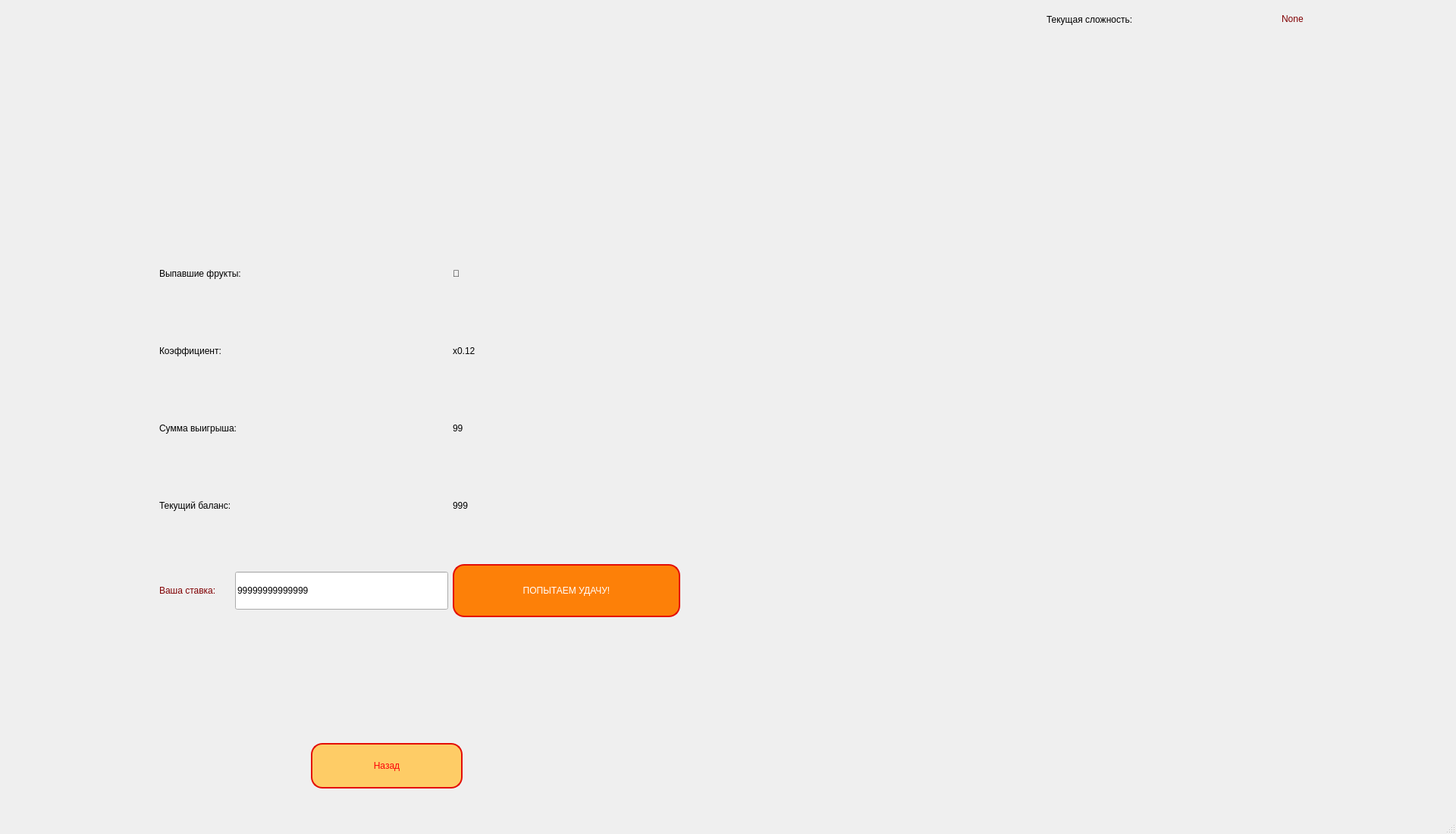
<?xml version="1.0" encoding="UTF-8"?>
<ui version="4.0">
 <class>SlotWindow</class>
 <widget class="QMainWindow" name="SlotWindow">
  <property name="geometry">
   <rect>
    <x>0</x>
    <y>0</y>
    <width>1920</width>
    <height>1100</height>
   </rect>
  </property>
  <property name="windowTitle">
   <string>Слоты</string>
  </property>
  <widget class="QWidget" name="centralwidget">
   <widget class="QPushButton" name="go_back">
    <property name="enabled">
     <bool>true</bool>
    </property>
    <property name="geometry">
     <rect>
      <x>410</x>
      <y>980</y>
      <width>200</width>
      <height>60</height>
     </rect>
    </property>
    <property name="sizePolicy">
     <sizepolicy hsizetype="Minimum" vsizetype="Fixed">
      <horstretch>0</horstretch>
      <verstretch>0</verstretch>
     </sizepolicy>
    </property>
    <property name="minimumSize">
     <size>
      <width>0</width>
      <height>60</height>
     </size>
    </property>
    <property name="maximumSize">
     <size>
      <width>200</width>
      <height>16777215</height>
     </size>
    </property>
    <property name="cursor">
     <cursorShape>PointingHandCursor</cursorShape>
    </property>
    <property name="layoutDirection">
     <enum>Qt::LeftToRight</enum>
    </property>
    <property name="styleSheet">
     <string notr="true">QPushButton {
	font: 75 30pt &quot;Courier&quot;;
color: rgb(252, 1, 7);
background-color: rgb(254, 204, 102);
border-radius: 15px;
border: 2px solid rgb(228, 13, 5);
}

QPushButton:hover {
	color: rgb(252, 69, 74);
	font: 32pt &quot;Courier&quot;;
}
</string>
    </property>
    <property name="text">
     <string>Назад</string>
    </property>
   </widget>
   <widget class="QWidget" name="gridLayoutWidget">
    <property name="geometry">
     <rect>
      <x>210</x>
      <y>290</y>
      <width>881</width>
      <height>571</height>
     </rect>
    </property>
    <layout class="QGridLayout" name="gridLayout">
     <item row="4" column="0">
      <widget class="QLabel" name="label_2">
       <property name="styleSheet">
        <string notr="true">font: 20pt &quot;Tahoma&quot;;
color: rgb(128, 0, 2);</string>
       </property>
       <property name="text">
        <string>Ваша ставка:</string>
       </property>
      </widget>
     </item>
     <item row="4" column="1" colspan="3">
      <widget class="QLineEdit" name="stavka_summ">
       <property name="minimumSize">
        <size>
         <width>200</width>
         <height>50</height>
        </size>
       </property>
       <property name="styleSheet">
        <string notr="true">font: 20pt &quot;Courier&quot;;</string>
       </property>
       <property name="text">
        <string>99999999999999</string>
       </property>
      </widget>
     </item>
     <item row="0" column="0" colspan="4">
      <widget class="QLabel" name="task_txt_2">
       <property name="maximumSize">
        <size>
         <width>16777215</width>
         <height>50</height>
        </size>
       </property>
       <property name="styleSheet">
        <string notr="true">color: rgb(0, 0, 0);
font: 20pt &quot;Tahoma&quot;;</string>
       </property>
       <property name="text">
        <string>Выпавшие фрукты:</string>
       </property>
      </widget>
     </item>
     <item row="4" column="4">
      <widget class="QPushButton" name="run_btn">
       <property name="minimumSize">
        <size>
         <width>300</width>
         <height>70</height>
        </size>
       </property>
       <property name="cursor">
        <cursorShape>PointingHandCursor</cursorShape>
       </property>
       <property name="styleSheet">
        <string notr="true">QPushButton {
	font: 75 20pt &quot;Helvetica&quot;;
background-color: rgb(253, 128, 8);
color: rgb(255, 255, 255);
border-radius: 15px;
border: 2px solid rgb(228, 13, 5);
}

QPushButton:hover {
	font: 75 22pt &quot;Helvetica&quot;;
color: rgb(0, 0, 0);

}

</string>
       </property>
       <property name="text">
        <string>ПОПЫТАЕМ УДАЧУ!</string>
       </property>
      </widget>
     </item>
     <item row="1" column="0" colspan="4">
      <widget class="QLabel" name="task_txt">
       <property name="maximumSize">
        <size>
         <width>16777215</width>
         <height>50</height>
        </size>
       </property>
       <property name="styleSheet">
        <string notr="true">color: rgb(0, 0, 0);
font: 20pt &quot;Tahoma&quot;;</string>
       </property>
       <property name="text">
        <string>Коэффициент:</string>
       </property>
      </widget>
     </item>
     <item row="0" column="4" colspan="3">
      <widget class="QLabel" name="fruits_txt">
       <property name="styleSheet">
        <string notr="true">font: 60pt &quot;.AppleSystemUIFont&quot;;
color: rgb(0, 0, 0);</string>
       </property>
       <property name="text">
        <string>🍎</string>
       </property>
      </widget>
     </item>
     <item row="2" column="4" colspan="3">
      <widget class="QLabel" name="win_txt">
       <property name="styleSheet">
        <string notr="true">font: 20pt &quot;Courier&quot;;
color: rgb(0, 0, 0);</string>
       </property>
       <property name="text">
        <string>99</string>
       </property>
      </widget>
     </item>
     <item row="1" column="4" colspan="3">
      <widget class="QLabel" name="coef_txt">
       <property name="styleSheet">
        <string notr="true">font: 20pt &quot;Courier&quot;;
color: rgb(0, 0, 0);</string>
       </property>
       <property name="text">
        <string>x0.12</string>
       </property>
      </widget>
     </item>
     <item row="3" column="4" colspan="3">
      <widget class="QLabel" name="curr_txt">
       <property name="styleSheet">
        <string notr="true">font: 20pt &quot;Courier&quot;;
color: rgb(0, 0, 0);</string>
       </property>
       <property name="text">
        <string>999</string>
       </property>
      </widget>
     </item>
     <item row="3" column="0" colspan="4">
      <widget class="QLabel" name="task_txt_4">
       <property name="maximumSize">
        <size>
         <width>16777215</width>
         <height>50</height>
        </size>
       </property>
       <property name="styleSheet">
        <string notr="true">color: rgb(0, 0, 0);
font: 20pt &quot;Tahoma&quot;;</string>
       </property>
       <property name="text">
        <string>Текущий баланс:</string>
       </property>
      </widget>
     </item>
     <item row="2" column="0" colspan="4">
      <widget class="QLabel" name="task_txt_3">
       <property name="maximumSize">
        <size>
         <width>16777215</width>
         <height>50</height>
        </size>
       </property>
       <property name="styleSheet">
        <string notr="true">color: rgb(0, 0, 0);
font: 20pt &quot;Tahoma&quot;;</string>
       </property>
       <property name="text">
        <string>Сумма выигрыша:</string>
       </property>
      </widget>
     </item>
     <item row="4" column="5" colspan="2">
      <spacer name="horizontalSpacer_2">
       <property name="orientation">
        <enum>Qt::Horizontal</enum>
       </property>
       <property name="sizeHint" stdset="0">
        <size>
         <width>40</width>
         <height>20</height>
        </size>
       </property>
      </spacer>
     </item>
    </layout>
   </widget>
   <widget class="QLabel" name="curr_hard">
    <property name="geometry">
     <rect>
      <x>1690</x>
      <y>0</y>
      <width>221</width>
      <height>50</height>
     </rect>
    </property>
    <property name="styleSheet">
     <string notr="true">font: 20pt &quot;Courier&quot;;
color: rgb(128, 0, 2);</string>
    </property>
    <property name="text">
     <string>None</string>
    </property>
   </widget>
   <widget class="QLabel" name="label">
    <property name="geometry">
     <rect>
      <x>1380</x>
      <y>10</y>
      <width>311</width>
      <height>31</height>
     </rect>
    </property>
    <property name="styleSheet">
     <string notr="true">color: rgb(0, 0, 0);
font: 20pt &quot;Tahoma&quot;;</string>
    </property>
    <property name="text">
     <string>Текущая сложность:</string>
    </property>
   </widget>
  </widget>
  <widget class="QMenuBar" name="menubar">
   <property name="geometry">
    <rect>
     <x>0</x>
     <y>0</y>
     <width>1920</width>
     <height>24</height>
    </rect>
   </property>
  </widget>
  <widget class="QStatusBar" name="statusbar"/>
 </widget>
 <resources/>
 <connections/>
</ui>
